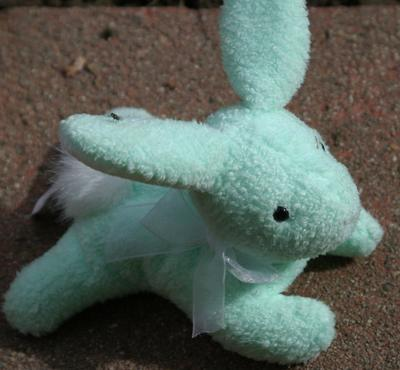
%> input picture Training/0.jpg, 400 x 370 px
$ octave rgbhist.m   (GNU Octave 9; MATLAB toolbox functions it lacks are replaced by stand-ins)
%> lines starting %> are read from the running program, lines starting %| are printed output that depends on the picture
%% Representation of the quantized 3D joint RGB histogram
% This code plots a qualitative 3D RGB Histogram
% In the result figure, each square represent a non-empty seed in the quantized 3D joint RGB histogram
% which its area is proportional to the value of the corresponding seed in the histogram.
% The code waits for user input (to select an area) , processes the input and plots the result
% Alireza Asvadi
% http://www.a-asvadi.ir
% 2013
% Questions regarding the code may be directed to alireza.asvadi@gmail.com
clear; clc; clf;
%% Read Image
I    = imread('./Training/0.jpg');
%> I is the input picture: size 370x400x3 uint8; mean R, G, B 88.3, 98.1, 90.1
%% QUANTIZATION
B     = 8;                                                % Number of Bins
Q     = 256/B;                                            % Quantization
SI    = (floor(double(I)/Q))+1;                           % Quantized & Indexed Image [1 ~ Bin]
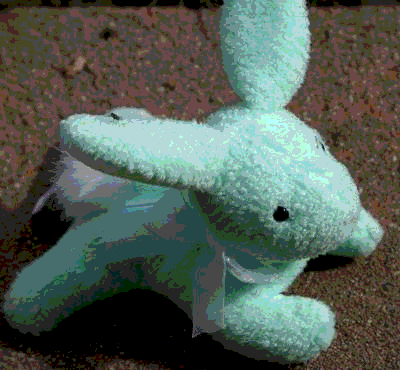
%> SI: size 370x400x3 double; mean R, G, B 3.27, 3.6, 3.35; drawn with min black and max white
%% HISTOGRAM
H     = zeros(B,B,B);   % Object Histogram
I_SIZE = size(I);
%> I_SIZE = [370 400 3]
for i = 1:I_SIZE(1)                                          % Number Of Rows
    for j = 1:I_SIZE(2)                                           % Number Of Columns
       H(SI(i,j,1),SI(i,j,2),SI(i,j,3)) = H(SI(i,j,1),SI(i,j,2),SI(i,j,3))+1;
    end
end
%% SHOW
S =  round((H/max(H(:)))*25);                             % Matrix normalized to [0 ~ 25]
hold on
for i = 1:B
    for j = 1:B
        for k = 1:B
            if S(i,j,k) ~= 0
            plot3(i,j,k,'s','MarkerEdgeColor','k','MarkerFaceColor',[i,j,k]/B,'MarkerSize',S(i,j,k)) % try 'o'
            end
        end
    end
end
hold off
grid on
axis([1 B 1 B 1 B]);
xlabel('Red.Bins')
ylabel('Green.Bins')
zlabel('Blue.Bins')
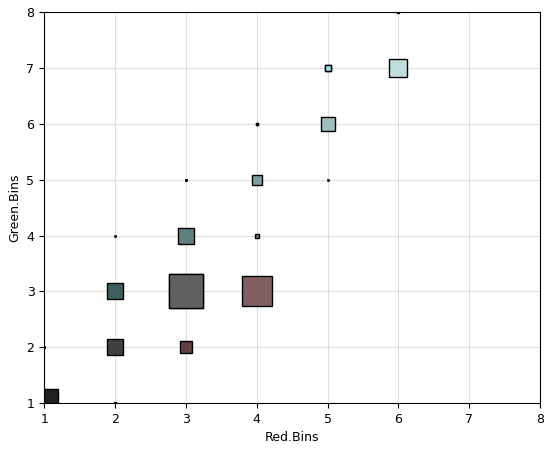
%> figure redrawn from the program's plot data

$ run again, with Training/1.jpg copied over Training/0.jpg
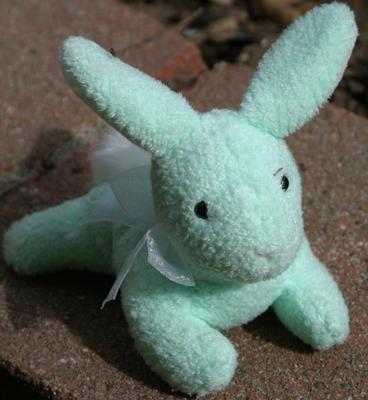
%> input picture Training/1.jpg, 368 x 400 px
%> I is the input picture: size 400x368x3 uint8; mean R, G, B 95.7, 105.2, 96.9
%> `SI    = (floor(double(I)/Q))+1;`:
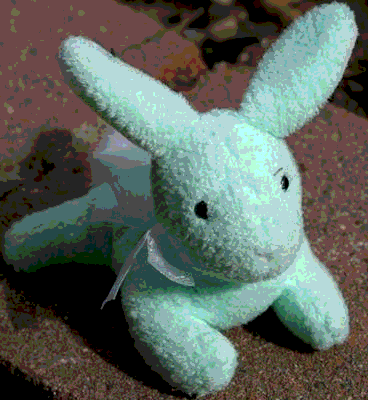
%> SI: size 400x368x3 double; mean R, G, B 3.53, 3.79, 3.58; drawn with min black and max white
%> `zlabel('Blue.Bins')`:
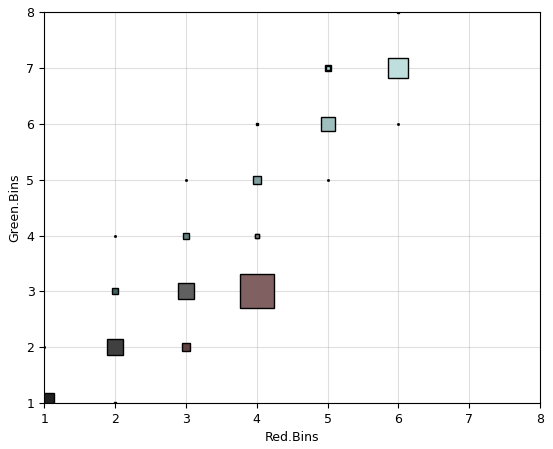
%> figure redrawn from the program's plot data

$ run again, with Training/100.jpg copied over Training/0.jpg
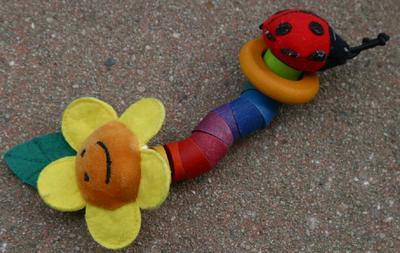
%> input picture Training/100.jpg, 400 x 253 px
%> I is the input picture: size 253x400x3 uint8; mean R, G, B 109.7, 93.9, 74
%> `SI    = (floor(double(I)/Q))+1;`:
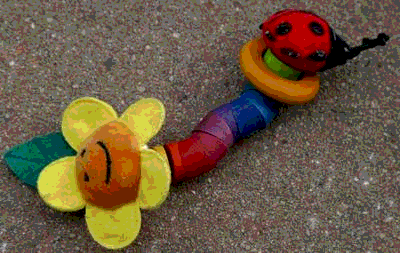
%> SI: size 253x400x3 double; mean R, G, B 3.95, 3.46, 2.83; drawn with min black and max white
%> `zlabel('Blue.Bins')`:
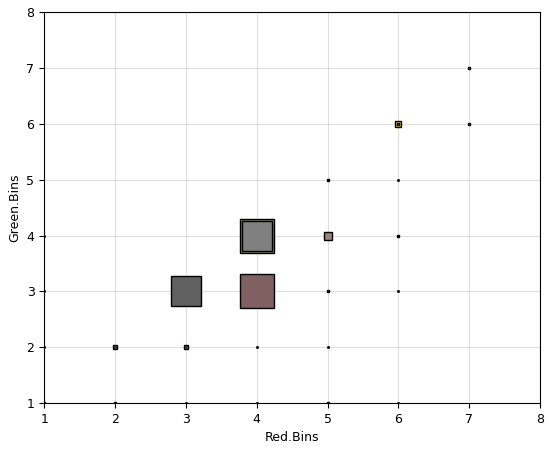
%> figure redrawn from the program's plot data
